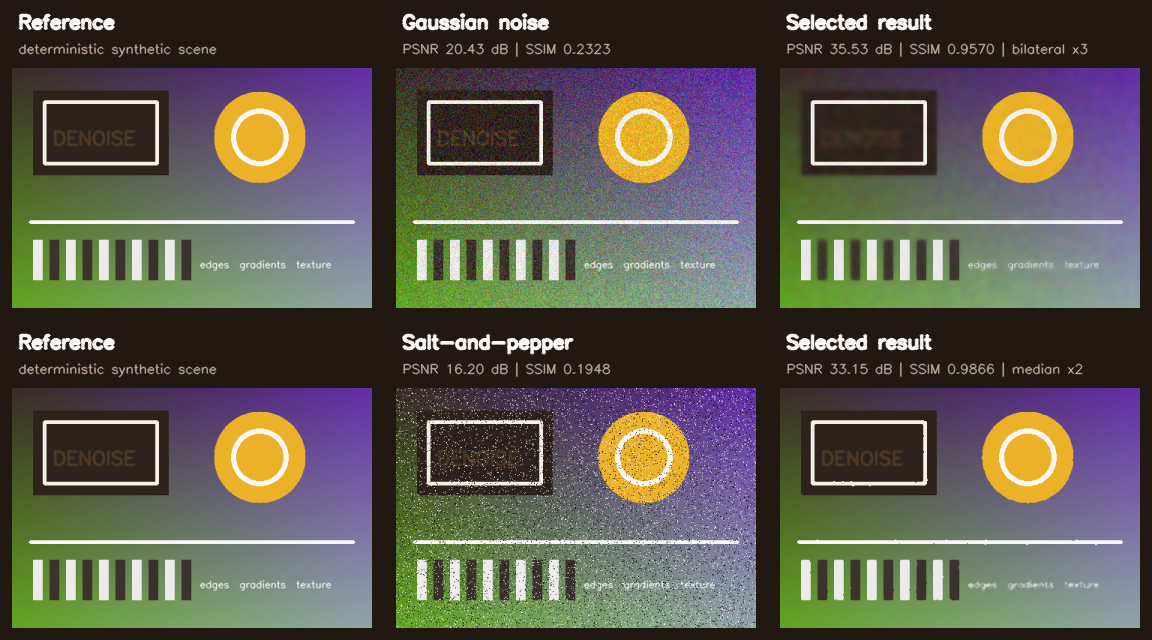
#> input picture assets/benchmark_overview.png, 1152 x 640 px
$ python -i mdp_denoising.py   (imports and definitions only)   (older library calls are emulated)
#> lines starting #> are read from the running program, lines starting #| are printed output that depends on the picture
#> further down, picture is the input picture: shape (640, 1152, 3); mean B, G, R 79.2, 89.1, 92.4
"""Finite-horizon denoising policy learned with fitted Q iteration.

The policy observes only the noisy/current image and never receives a clean
reference at inference time. Clean references are used to label transitions
during training and to evaluate held-out cases. This is an approximate MDP:
compact image features alias many underlying images and noise states.
"""

from __future__ import annotations

import argparse
from pathlib import Path

import cv2
import numpy as np

from image_denoising import (
    DENOISING_OPERATIONS,
    calculate_quality_metrics,
    calculate_score,
)


FEATURE_NAMES = (
    "gray_mean", "gray_std", "extreme_fraction", "median_residual",
    "gaussian_residual", "laplacian_energy", "edge_fraction",
)
ACTION_NAMES = tuple(operation.__name__ for operation in DENOISING_OPERATIONS)
MODEL_VERSION = 1


def observable_features(image: np.ndarray) -> np.ndarray:
    """Compute reference-free, deterministic features from a uint8 image."""
    if image.dtype != np.uint8 or image.ndim not in (2, 3):
        raise ValueError("expected a uint8 grayscale or BGR image")
    gray = image if image.ndim == 2 else cv2.cvtColor(image, cv2.COLOR_BGR2GRAY)
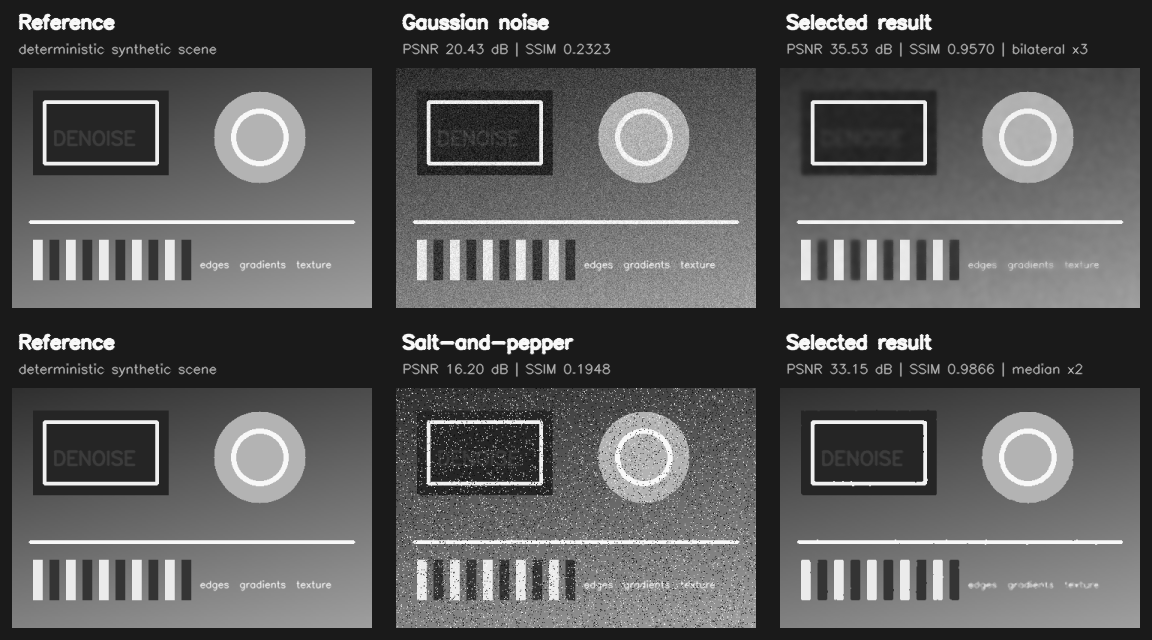
#> gray: shape (640, 1152); min 6, max 255, mean 88.9
    gray_f = gray.astype(np.float32) / 255.0
    median = cv2.medianBlur(gray, 3).astype(np.float32) / 255.0
    gaussian = cv2.GaussianBlur(gray_f, (3, 3), 0)
    laplacian = cv2.Laplacian(gray_f, cv2.CV_32F)
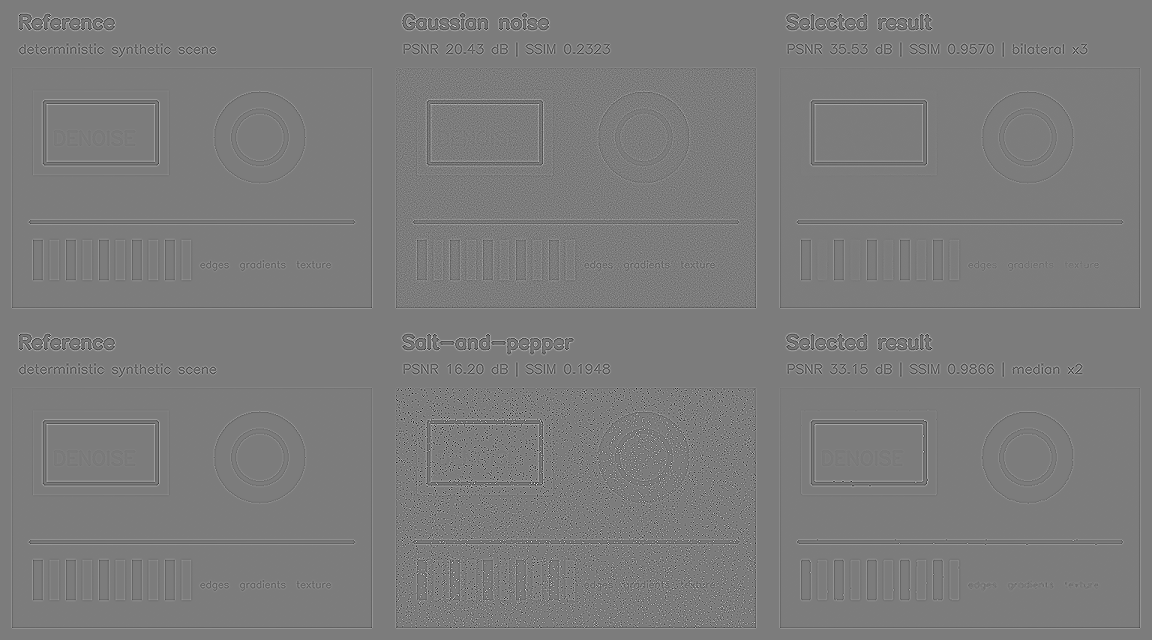
#> laplacian: shape (640, 1152) float32; min -2.39, max 2.5, mean -5.82e-10; drawn with min black and max white
    edges = cv2.Canny(gray, 60, 120)
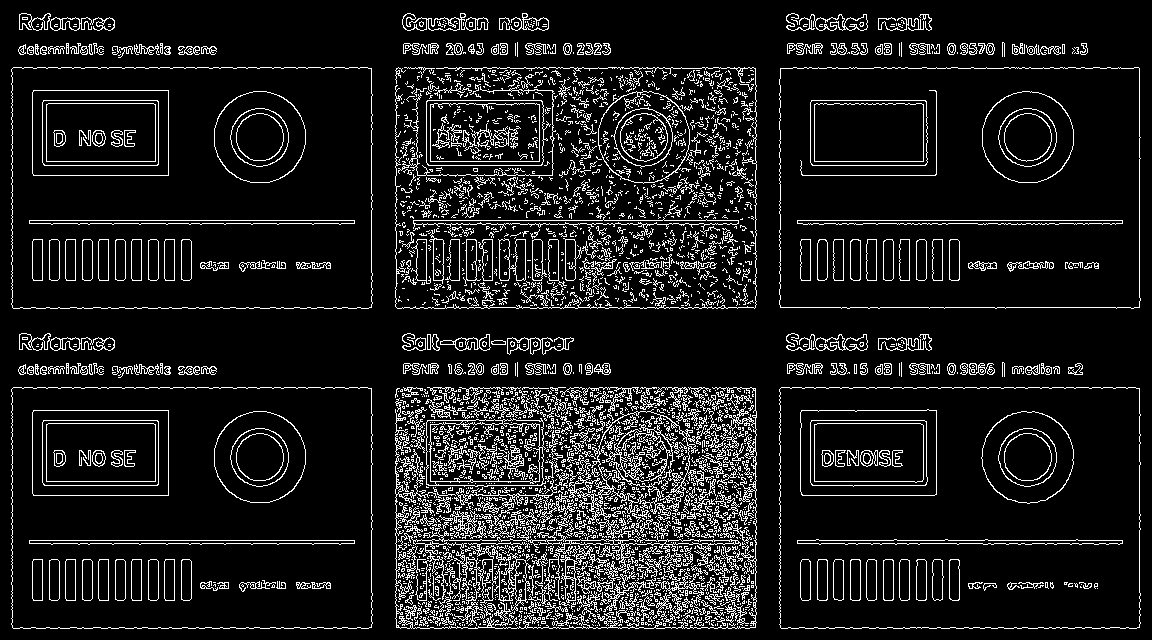
#> edges: shape (640, 1152); 10.6% white in thin lines or dots
    return np.array(
        [
            gray_f.mean(), gray_f.std(),
            np.mean((gray <= 2) | (gray >= 253)),
            np.mean(np.abs(gray_f - median)),
            np.mean(np.abs(gray_f - gaussian)),
            np.mean(np.abs(laplacian)),
            np.mean(edges != 0),
        ],
        dtype=np.float64,
    )


# [153 lines that did not run here, left out]


def main() -> None:
    parser = argparse.ArgumentParser(description="Apply a trained, reference-free MDP policy")
    parser.add_argument("--model", required=True, help="NPZ produced by benchmark_mdp.py")
    parser.add_argument("--input", required=True, help="noisy image")
    parser.add_argument("--output", required=True, help="denoised image")
    args = parser.parse_args()
    noisy = cv2.imread(args.input)
    if noisy is None:
        parser.error(f"cannot read image: {args.input}")
    result, actions = FittedMDPPolicy.load(args.model).denoise(noisy)
    if not cv2.imwrite(args.output, result):
        parser.error(f"cannot write image: {args.output}")
    print("Selected chain:", " -> ".join(actions) or "stop without filtering")


# [2 lines not run here, left out]

>>> import cv2
>>> picture = cv2.imread('assets/benchmark_overview.png')
>>> result = observable_features(picture)
#> result = [0.349, 0.23, 3.26e-05, 0.00967, 0.0162, 0.0755, 0.106]
